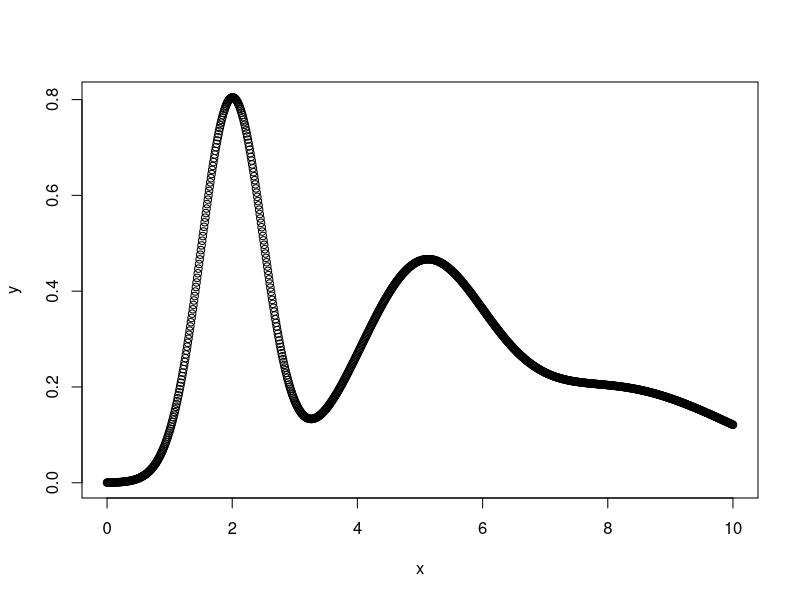

This figure's R source: (Note: this script raises an error after producing the figure.)
## ---- chunk 1
knitr::opts_chunk$set(echo = TRUE)
## ---- chunk 2
x <- seq(-5,5,0.01)
y1 <- dnorm(x)
y2 <- dnorm(x, mean = 3, 2)
y3 <- dnorm(x, mean = -3, 0.5)
x <- x+5

y <- y1+y2+y3
plot(x, y)
## ---- chunk 3
# df <- data.frame(x, y)
df <- data.frame(t(y))
colnames(df) <- as.character(round(x, 2))
df


write.csv(df, file="data.csv", row.names = FALSE)
## ---- chunk 4
# install.packages("tidyverse")
library(tidyverse)

df <- read.csv(file="data.csv")

vals <- as.numeric(df[1,])
# summary(vals)

(summary_stats <- data.frame(
  mean = mean(as.numeric(df[1,]), na.rm = TRUE),
  median = median(as.numeric(df[1,]), na.rm = TRUE),
  min = min(as.numeric(df[1,]), na.rm = TRUE),
  max = max(as.numeric(df[1,]), na.rm = TRUE)
))
  
  
## ---- chunk 5
data.frame(`Mean` = mean(df[1,], na.rm = TRUE),
      `Max` = min(df[1,], na.rm = TRUE),
      `Min` = max(df[1,], na.rm = TRUE)
      )
